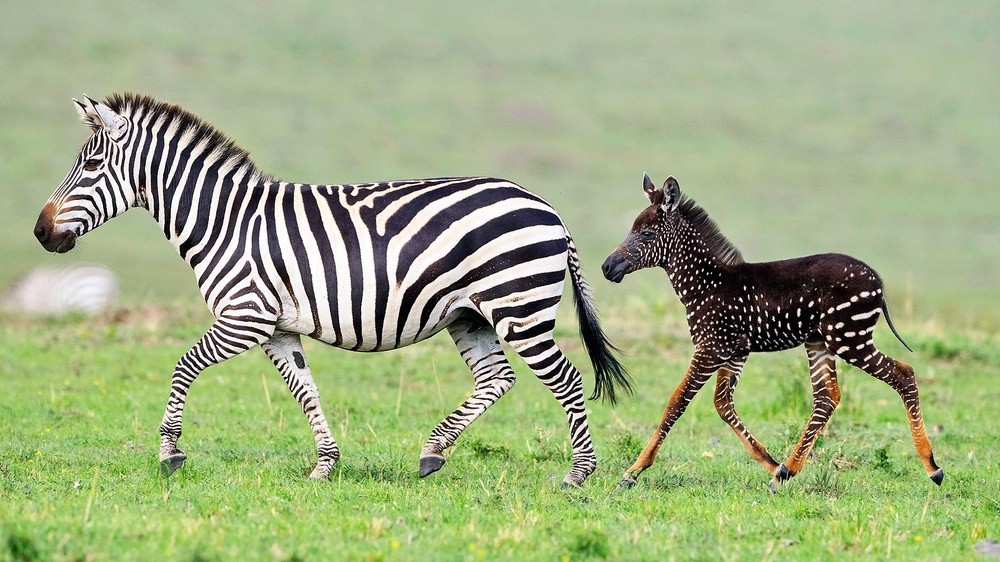
#> input picture test/Esonero1/mat214455/mat214455/zebra.jpg, 1000 x 562 px, shrunk from 1814 x 1020 before the run
$ jupyter execute Esonero1_completato.ipynb   (shell and % lines are left out)
#> lines starting #> are read from the running program, lines starting #| are printed output that depends on the picture
# Esonero 1 - 8 Aprile 2021

Completare i seguenti esercizi tramite uno o più blocchi di codice e descrivendo le operazioni effettuate

### Punteggio Esercizi

    1a: 1
    1b: 1.5
    1c: 2
    1d: 1
    2: 1.5
    3: 1
    4: 1
    5: 1

[cell 1]
import numpy as np
from skimage.color import rgb2gray
from scipy.ndimage import convolve

import imageio
from skimage.color import rgb2gray

import matplotlib.pyplot as plt

def myimshow(I, **kwargs):
    # utility function to show image
    plt.figure();
    plt.axis('off')
    plt.imshow(I, cmap=plt.gray(), **kwargs)

# Esercizio 1

## Filtri di Gabor

Il filtro di Gabor (in forma semplificata) è definito dalla seguente funzione che restituisce due parti (reale e immaginaria)

$$RE_g(x,y,\omega,\theta) = \frac{\omega^2}{4\pi^3}\left[\exp\left\{-(\omega^2/8\pi^2) (4x'^2 + y'^2)\right\}\right]\exp\left(\pi^2/2\right)(\omega x \cos \theta)$$

$$IM_g(x,y,\omega,\theta) = \frac{\omega^2}{4\pi^3}\left[\exp\left\{-(\omega^2/8\pi^2) (4x'^2 + y'^2)\right\}\right]\exp\left(\pi^2/2\right)(\omega x \sin \theta)$$

dove $x' = x \cos \theta + y \sin \theta$ e $y' = y \cos \theta. - x \sin \theta$. L'implementazione è data dal codice sottostante:

[cell 2]
zebra =  rgb2gray(imageio.imread('zebra.jpg'))
#> zebra: shape (562, 1000) float64; min 0, max 1, mean 0.653

[cell 3]
myimshow(zebra)

[cell 4]
def genGabor(sz, omega, theta, func=np.cos):
    radius = (int(sz[0]/2.0), int(sz[1]/2.0))
    [x, y] = np.meshgrid(range(-radius[0], radius[0]), range(-radius[1], radius[1]))

    x1 = x * np.cos(theta) + y * np.sin(theta)
    y1 = -x * np.sin(theta) + y * np.cos(theta)

    gauss = omega**2 / (4*np.pi**3) * np.exp(- omega**2 / (8*np.pi**2) * ( 4 * x1**2 + y1**2))
    sinusoid = func(omega * x1) * np.exp(np.pi**2 / 2)
    gabor = gauss * sinusoid
    return gabor

`sz` rappresenta la dimensione del filtro, `omega` la frequenza e `theta` l'orientamento.

1. Plottare il filtro per valori a scelta dei parametri

[cell 5]
rig,col = zebra.shape
#> rig = 562; col = 1000

gabor = genGabor((col,rig),0.1,50)
myimshow(gabor)

gabor2 = genGabor((col,rig),0.2,50)
myimshow(gabor2)

gabor3 = genGabor((col,rig),0,10)
myimshow(gabor3)
#> gabor3: shape (562, 1000) float64; every value is 0

gabor4 = genGabor((col,rig),1,180)
myimshow(gabor4)

2. Applicare il filtro di Gabor alla figura della zebra e plottare il risultato. Cosa potete dire del filtro?

[cell 6]
from scipy.ndimage import affine_transform

gabor = genGabor((3,3),1,70)
gabor2 = genGabor((3,3),0.3,70)

gabor3 = genGabor((3,3),1,70)
gabor4 = genGabor((3,3),1,100)

dst=affine_transform(zebra,gabor)
myimshow(dst)

dst2=affine_transform(zebra,gabor2)
myimshow(dst2)

dst3=affine_transform(zebra,gabor3)
myimshow(dst3)

dst4=affine_transform(zebra,gabor4)
myimshow(dst4)

QUESTO FILTRO SEMBRA ESEGUIRE UN0 CAMBIO DI SCALA ALLA VARIAZIONE DEL FATTORE OMEGA(PIÙ IL VALORE E'PICCOLO PIU'AUMENTA LA SCALA) ED ESEGUE UNA ROTAZIONE IN BASE ALL'ANGOLO THETA

3. Aggiustare i parametri di ampiezza e rotazione per individuare le strisce verticali. plottare il risultato

[cell 7]
gabor = genGabor((3,3),1,300)
dst=affine_transform(zebra,gabor)
myimshow(dst)

Per la seguente immagine _gabor1.jpg_

4. Qual è il filtro più semplice che permetterebbe di individuare i contorni? Giustificare la risposta

[cell 8]
from scipy.ndimage import convolve
from scipy.ndimage.filters import gaussian_laplace
import cv2

gabor = cv2.imread("gabor1.jpg")
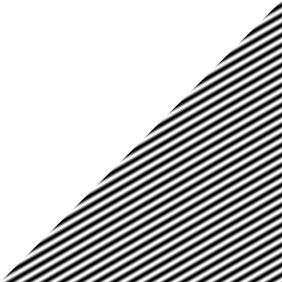
#> input picture test/Esonero1/mat214455/mat214455/gabor1.jpg, 282 x 282 px, shrunk from 512 x 512 before the run
#> gabor is the input picture: shape (282, 282, 3); min 0, max 255, mean 191.3
gabor_new = cv2.cvtColor(gabor,cv2.COLOR_BGR2GRAY)

log = gaussian_laplace(gabor_new,1)
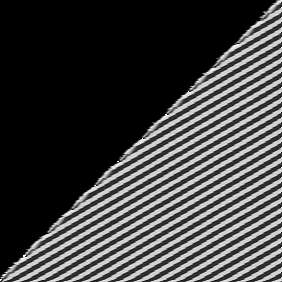
#> log: shape (282, 282); min 0, max 255, mean 65.2
myimshow(log)

IL FILTRO GAUSSIAN_LAPLACE PERMETTE DI IDENTIFICARE LE FORTI VARIAZIONI DI INTENSITÀ TRAMITE LA DERIVATA SECONDA PER INDIVIDUARE I CONTORNI DELL'IMMAGINE STESSA, SOBEL INVECE PERMETTE DI INDIVIDUARE LE VARIAZIONI INTERNE NELL'IMMAGINE.

# Esercizio 2

Riconoscere il filtro che ha generato questa immagine a partire dall'immagine contenente le forme. Fornire un esempio.

CAMBIO DI BRIGHTNESS

[cell 9]
import cv2
from scipy.ndimage import gaussian_filter

ret = cv2.imread('rettangoli.jpg')
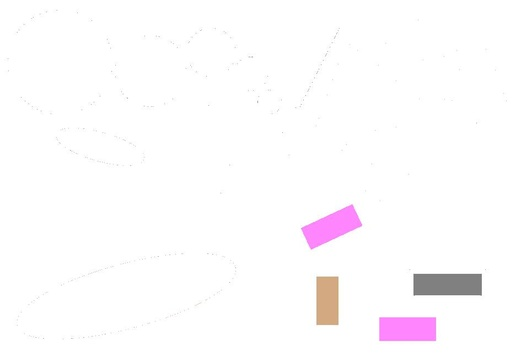
#> input picture test/Esonero1/mat214455/mat214455/rettangoli.jpg, 516 x 357 px, shrunk from 936 x 648 before the run
#> ret is the input picture: shape (357, 516, 3); mean B, G, R 252.9, 251.5, 253.4
ret_gray = cv2.cvtColor(ret,cv2.COLOR_BGR2GRAY)

myimshow(ret_gray)
rig,col = ret_gray.shape
#> rig = 357; col = 516
filt = np.full((rig,col),50)
ret_new = ret_gray + filt
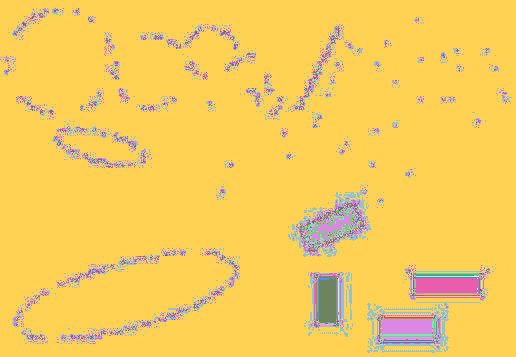
#> ret_new: shape (357, 516) int64; 115 distinct labels, from 158 to 305; one colour per label, 0 black

ret_new = np.clip(ret_new,0,255)
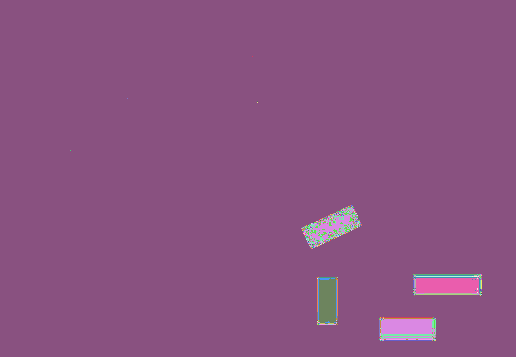
#> ret_new: shape (357, 516) int64; 65 distinct labels, from 158 to 255; one colour per label, 0 black

myimshow(ret_new)

# Esercizio 3

Spiegare e mostrare con un esempio numerico i vantaggi e gli svantaggi di applicare un filtro 5x5 oppure due filtri 5x1 e 1x5 in sequenza.

[cell 10]
from scipy.ndimage import median_filter

zebra = cv2.cvtColor(cv2.imread('zebra.jpg'),cv2.COLOR_BGR2GRAY)
#> zebra: shape (562, 1000); min 0, max 255, mean 163.6
zebra_5x5 = median_filter(zebra[200:500,200:500],size=(5,5))

zebra_5x1 = median_filter(zebra[200:500,200:500], size = (5,1))
zebra_1x5 = median_filter(zebra[200:500,200:500], size  = (1,5))
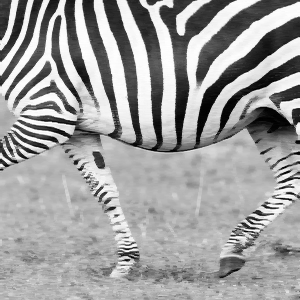
#> zebra_1x5: shape (300, 300); min 0, max 255, mean 158.4

myimshow(zebra_5x5)
myimshow(zebra_1x5)

print(zebra_5x5)
#> (printed output is left out)
print(zebra_1x5)
#> (printed output is left out)

Applicando il filtro mediano si nota sull'immagine della zebra (più precisamente la parte superiore) che l'immagine viene più offuscata mentre l'applicazione dei 2 filtri rende più definiti i peli della zebra. L'applicazione dei 2 filtri sembra marcare meglio le differenze di intensità nelle varie regioni.

# Esercizio 4

Identificare i cerchi verdi tramite trasformata di Hough segnandoli con una X

[cell 11]
import skimage
img2 = cv2.imread('forme.jpg')
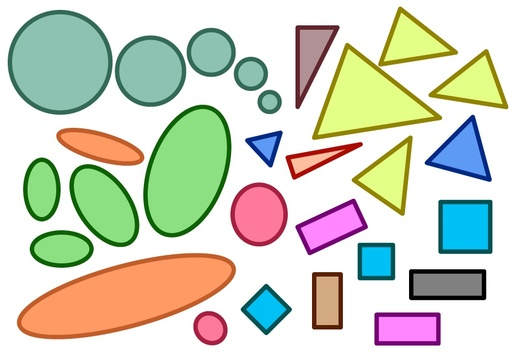
#> input picture test/Esonero1/mat214455/mat214455/forme.jpg, 516 x 357 px, shrunk from 936 x 648 before the run
#> img2 is the input picture: shape (357, 516, 3); mean B, G, R 194.1, 211.3, 207.3
img_gray= cv2.cvtColor(img2,cv2.COLOR_BGR2GRAY)

forme_blur = cv2.GaussianBlur(img_gray, (5, 5), 7)
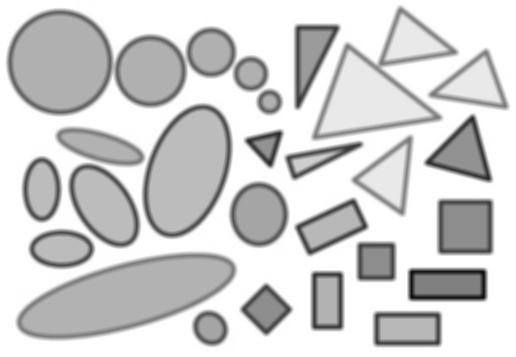
#> forme_blur: shape (357, 516); min 8, max 255, mean 208.2

img = skimage.img_as_ubyte(forme_blur)
circles_float = cv2.HoughCircles(img, cv2.HOUGH_GRADIENT, 0.8, minDist=20, param1=10, param2=100, minRadius=0, maxRadius=100)
#> circles_float = [[59.5, 61.5, 52.2], [150.5, 70.5, 35.5], [210.5, 51.5, 24.3]]
circles = np.uint16(np.around(circles_float))
#> circles = [[60, 62, 52], [150, 70, 36], [210, 52, 24]]

circles = np.squeeze(circles)
circles = circles[ circles[:,0].argsort()]
print(circles)
#| [[ 60  62  52]
#|  [150  70  36]
#|  [210  52  24]]
print(circles.shape)
#| (3, 3)

forme_new = np.copy(cv2.cvtColor(img2,cv2.COLOR_BGR2RGB))

for i in range(len(circles)):
    rad = circles[i,2]
    c = (circles[i,0],circles[i,1])
    cv2.putText(forme_new,text='X',org=c,fontFace = cv2.FONT_HERSHEY_COMPLEX,fontScale=1,color=(255,0,0))
#> this loop made 3 passes
#> (rad, c) on passes 1 to 3: (52, (60, 62)), (36, (150, 70)), (24, (210, 52))
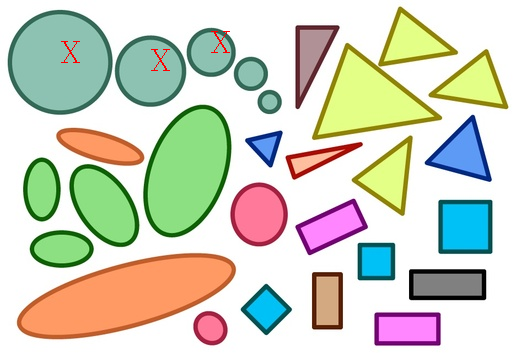
#> forme_new: shape (357, 516, 3); mean R, G, B 207.5, 211.1, 193.9

myimshow(forme_new)

# Esercizio 5

Definire una matrice di roto traslazione che effettua una rotazione di 45° in senso orario in (5, 5) e una traslazione di 50 px sull'asse x.

Mostrare e descrivere tutti i passaggi: dalla definizione della matrice all'applicazione della trasformazione

[cell 12]
from scipy.ndimage import affine_transform
from scipy import linalg

img = cv2.imread('zebra.jpg')
img_gray = cv2.cvtColor(img,cv2.COLOR_BGR2GRAY)

##DEFINISCO L'ANGOLO DI 45 GRADI IN RADIANTI

a = 45*np.pi/180

##CREO LA MATRICE DI ROTAZIONE
rotation = np.array([[np.cos(a),-np.sin(a)],[np.sin(a),np.cos(a)]])

## CENTRO DI ROTAZIONE
center = np.array([5,5])

##CALCOLO DELL'OFFSET E APPLICAZIONE DELLA TRASFORMAZIONE DI WARPING
offset=(center-center.dot(rotation)).dot(linalg.inv(rotation))
dst = affine_transform(img_gray,rotation,order=2,offset=-offset)

myimshow(dst)

##DEFINIZIONE MATRICE DI SHIFT
shift_matrix = np.float32([ [1,0,50], [0,1,0] ])

rig,col = dst.shape
#> rig = 562; col = 1000

## APPLICAZIONE DELLA TRASFORMAZIONE
img_translation = cv2.warpAffine(dst, shift_matrix,dsize=(col,rig))

myimshow(img_translation)

## MATRICE TOTALE

M = np.array([[np.cos(a),-np.sin(a),50],[np.sin(a),np.cos(a),0]])

dst2=affine_transform(img_gray,M)
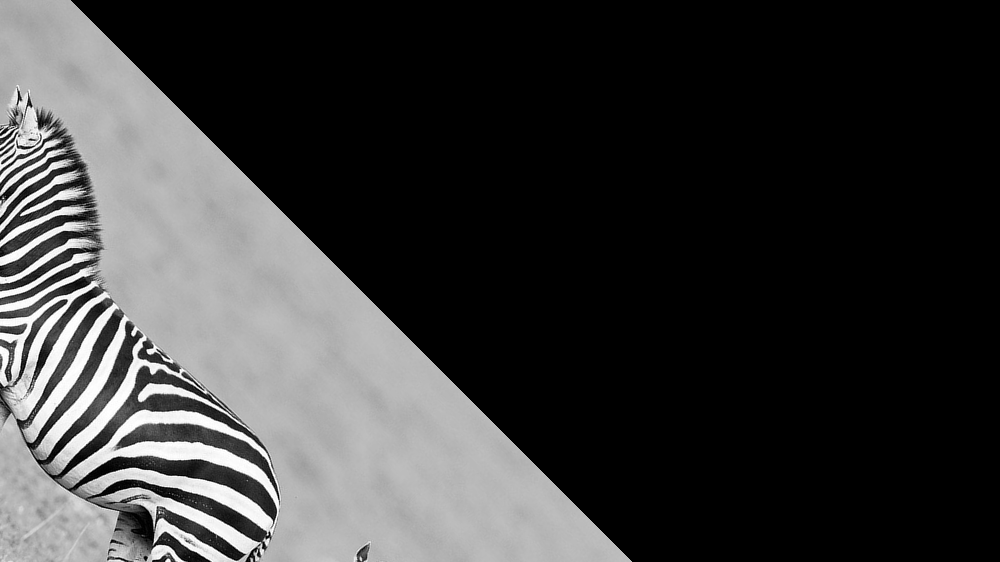
#> dst2: shape (562, 1000); min 0, max 255, mean 58.1

myimshow(dst2)
